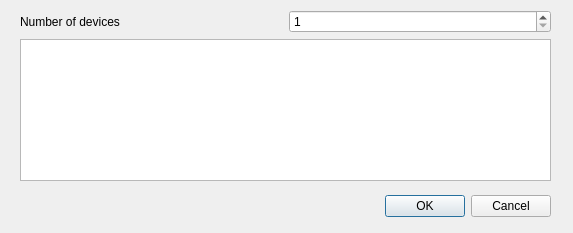
<?xml version="1.0" encoding="UTF-8"?>
<ui version="4.0">
 <class>DialogDevices</class>
 <widget class="QDialog" name="DialogDevices">
  <property name="geometry">
   <rect>
    <x>0</x>
    <y>0</y>
    <width>573</width>
    <height>233</height>
   </rect>
  </property>
  <property name="windowTitle">
   <string>Devices</string>
  </property>
  <widget class="QDialogButtonBox" name="buttonBox">
   <property name="geometry">
    <rect>
     <x>210</x>
     <y>190</y>
     <width>341</width>
     <height>32</height>
    </rect>
   </property>
   <property name="orientation">
    <enum>Qt::Horizontal</enum>
   </property>
   <property name="standardButtons">
    <set>QDialogButtonBox::Cancel|QDialogButtonBox::Ok</set>
   </property>
  </widget>
  <widget class="QWidget" name="verticalLayoutWidget">
   <property name="geometry">
    <rect>
     <x>20</x>
     <y>10</y>
     <width>531</width>
     <height>171</height>
    </rect>
   </property>
   <layout class="QVBoxLayout" name="verticalLayout">
    <item>
     <layout class="QHBoxLayout" name="horizontalLayout_2">
      <item>
       <widget class="QLabel" name="label">
        <property name="text">
         <string>Number of devices</string>
        </property>
       </widget>
      </item>
      <item>
       <widget class="QSpinBox" name="spinNrDevices">
        <property name="minimum">
         <number>1</number>
        </property>
       </widget>
      </item>
     </layout>
    </item>
    <item>
     <widget class="QTableWidget" name="tableDevices"/>
    </item>
   </layout>
  </widget>
 </widget>
 <resources/>
 <connections>
  <connection>
   <sender>buttonBox</sender>
   <signal>accepted()</signal>
   <receiver>DialogDevices</receiver>
   <slot>accept()</slot>
   <hints>
    <hint type="sourcelabel">
     <x>248</x>
     <y>254</y>
    </hint>
    <hint type="destinationlabel">
     <x>157</x>
     <y>274</y>
    </hint>
   </hints>
  </connection>
  <connection>
   <sender>buttonBox</sender>
   <signal>rejected()</signal>
   <receiver>DialogDevices</receiver>
   <slot>reject()</slot>
   <hints>
    <hint type="sourcelabel">
     <x>316</x>
     <y>260</y>
    </hint>
    <hint type="destinationlabel">
     <x>286</x>
     <y>274</y>
    </hint>
   </hints>
  </connection>
 </connections>
</ui>
